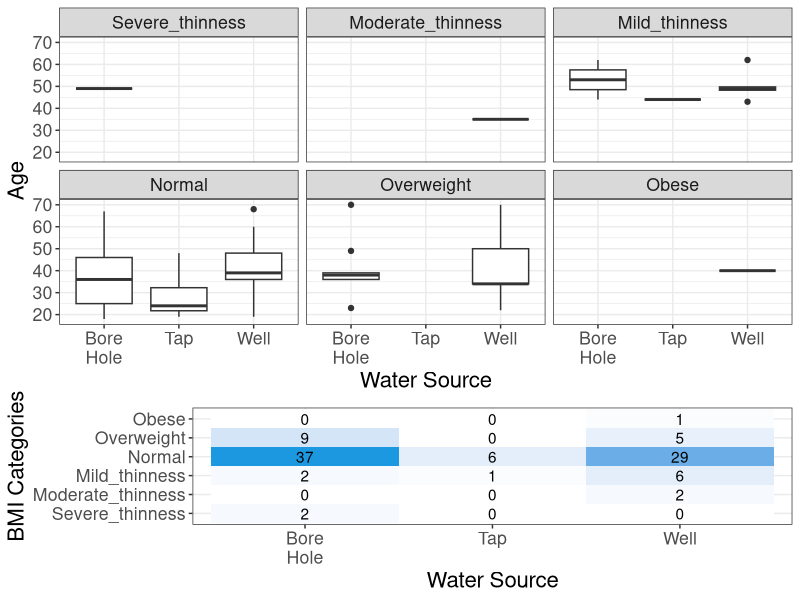
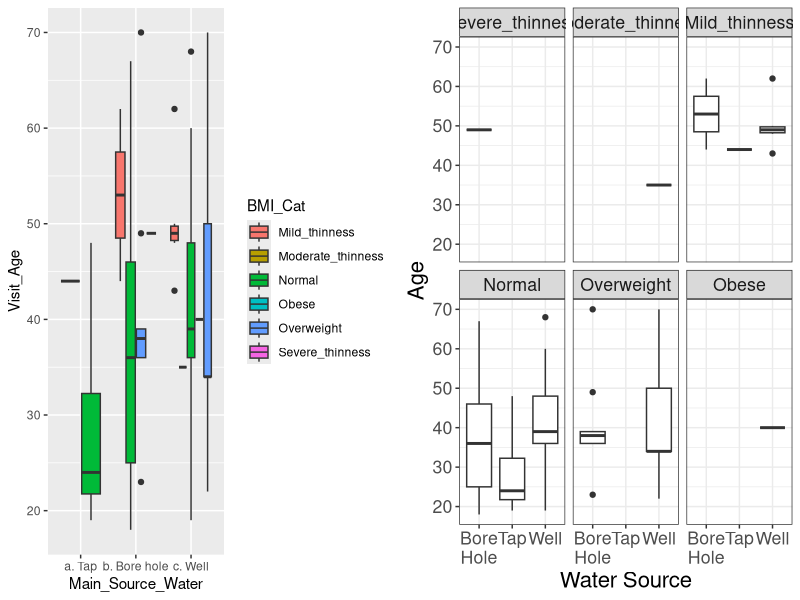
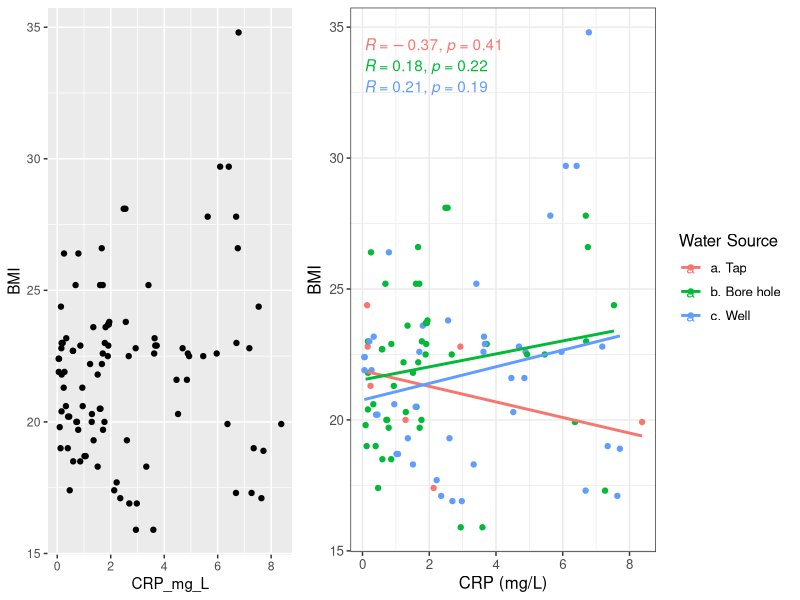

The R script that drew these images, in order:
## ---- chunk 1
library(readr)
library(dplyr)
library(tidyverse)
library(rstatix) 
library(ggplot2)
library(ggpubr)
library(cowplot)

PracticeData <- read_csv("Data/PracticeData.csv")
## ---- chunk 2
OG <- ggplot(PracticeData, aes(x = Main_Source_Water, y = Visit_Age)) + 
  geom_boxplot(aes(fill = BMI_Cat))

# first I want to reorder BMI categories so they reflect BMI from thin to obese
PracticeData$BMI_Cat <- ordered(PracticeData$BMI_Cat, levels = c("Severe_thinness", "Moderate_thinness", "Mild_thinness", "Normal", "Overweight", "Obese"))

# fix the plot a bit, basic stuff 
new_plot <- PracticeData %>% 
              mutate(Main_Source_Water = case_when(Main_Source_Water == 'a. Tap' ~ 'Tap',
                                                  Main_Source_Water == 'b. Bore hole' ~ 'Bore\nHole',
                                                  Main_Source_Water == 'c. Well' ~ 'Well')) %>% 
              ggplot(aes(x = Main_Source_Water, y = Visit_Age)) + 
                          geom_boxplot() + 
                          theme_bw() + 
                          ylab("Age") + 
                          xlab("Water Source") + 
                          labs(fill = "BMI Categories") + 
                          theme(text = element_text(size = 16)) + # change angle of x axis tick labels 
                          facet_wrap(~BMI_Cat)

# Extra idea 
# create a summary table and turn it into a heat map 
summary_table <- as.data.frame(table(PracticeData$Main_Source_Water, PracticeData$BMI_Cat))
colnames(summary_table) <- c("WaterSource", "BMICat", "Count") 

summary_heatmap <- summary_table %>% 
                      mutate(WaterSource = case_when(WaterSource == 'a. Tap' ~ 'Tap',
                                             WaterSource == 'b. Bore hole' ~ 'Bore\nHole',
                                             WaterSource == 'c. Well' ~ 'Well')) %>% 
                    ggplot(aes(x = WaterSource, y = BMICat, fill = Count)) + 
                                      geom_tile(show.legend = F) + 
                                      geom_text(aes(label = Count)) + 
                                      theme_bw() + 
                                      scale_fill_gradient(low = "white", high = "#1b98e0") + 
                                      xlab("Water Source") + 
                                      ylab("BMI Categories") + 
                                      theme(text = element_text(size = 16))

# This might be my solution 
plot_grid(new_plot, summary_heatmap, 
         ncol = 1, 
         nrow = 2, 
         rel_heights = c(1, 0.5))

# This is comparing the old and new plots 
plot_grid(OG, new_plot, 
          ncol = 2, 
          nrow = 1)
## ---- chunk 3
OG <- ggplot(PracticeData, aes(x=CRP_mg_L, y = BMI)) + 
        geom_point()

new_plot <- ggplot(PracticeData, aes(x=CRP_mg_L, y = BMI, color = Main_Source_Water)) + 
                geom_point() + 
                geom_smooth(method = "lm", se = F) +
                stat_cor() + 
                theme_bw() + 
                theme(text = element_text(size = 12)) + 
                xlab("CRP (mg/L)") +
                labs(color = "Water Source")
  
plot_grid(OG, new_plot, 
          ncol = 2, 
          nrow = 1, 
          rel_widths = c(0.6,1))
## ---- chunk 4

## ---- chunk 5

## ---- chunk 6

## ---- chunk 7

